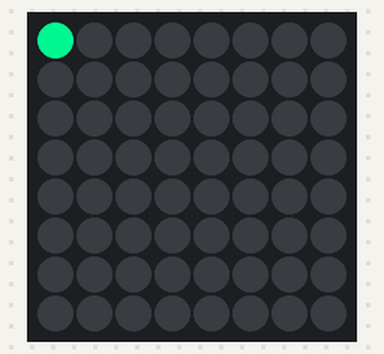
Bench run of a program on a simulated Raspberry Pi (BCM pin numbers) with a Sense HAT. On the bench: the Sense HAT's 8×8 RGB LED matrix. Random numbers come from a fixed seed; what the program prints to the terminal is not drawn.

Above: at 1.1 s.
At 4.1 s:
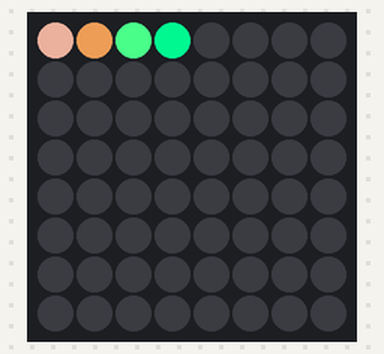
At 8.1 s:
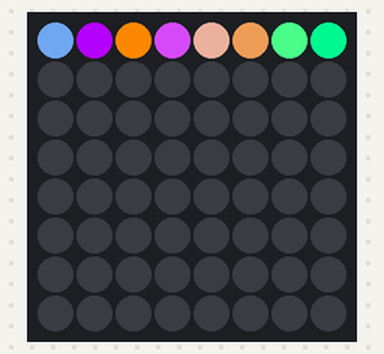
At 12.1 s:
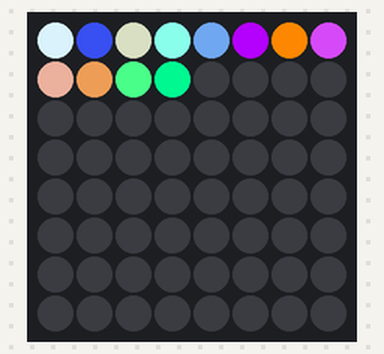
At 16.2 s:
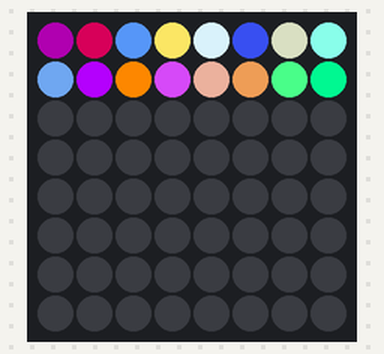
At 38.3 s:
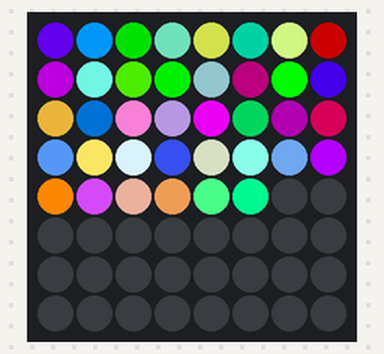

The program:

random_color.py
```python
import numpy as np
from sense_hat import SenseHat

import time

s = SenseHat()
s.set_rotation(180)

try:

    logo = []
    for i in range(0,64):

        logo.insert(0,list([0,0,0]))

    while True:

        print(logo)
        s.set_pixels(logo)
        time.sleep(1)
        logo.pop()
        logo.insert(0,list(np.random.choice(range(256), size=3)))

except KeyboardInterrupt:

    s.clear()
    pass
```

Measured:
- what the display in image 1 shows lasts 1.1 s, from 4.0 s to 5.1 s
